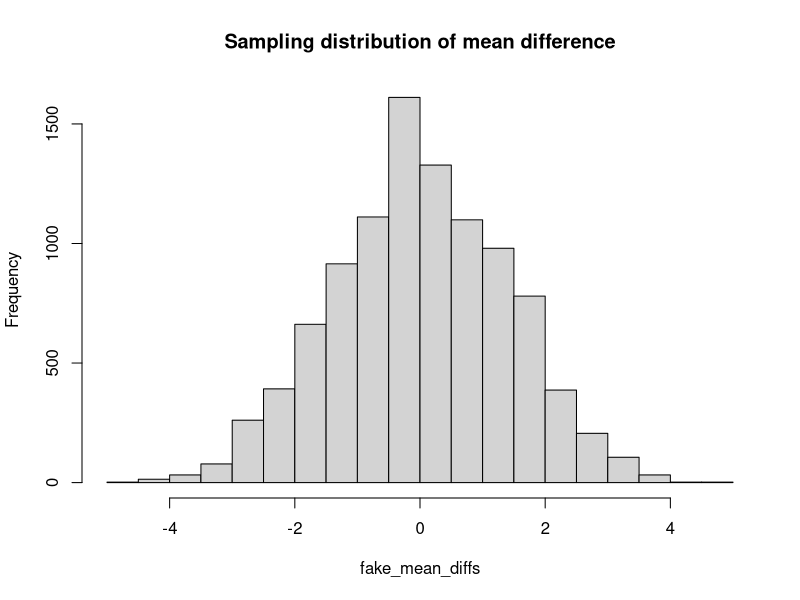

Here is the R script that generated this plot:
## ---- chunk 1
a <- 1
## ---- chunk 2
a
## ---- chunk 3
# This is a comment line.
# So is this.
# R ignores lines like these.  They contain stuff for humams to read.
## ---- chunk 4
# The number of mosquitoes attracted to each beer drinker, typed in from
# the slides in the video above, at about 3.39 in.
beer_attract <- c(27, 20, 21, 26, 27, 31, 24, 21, 20,
                  19, 23, 24, 28, 19, 24, 29, 18,
                  20, 17, 31, 20, 25, 28, 21, 27)
# Show the values
beer_attract
## ---- chunk 5
beer_attract
## ---- chunk 6
n_beer <- length(beer_attract)
n_beer
## ---- chunk 7
# The number of mosquitoes attracted to each water drinker, typed in from
# the slides in the video above, at about 3.39 in.
water_attract = c(21, 22, 15, 12, 21, 16,
                  19, 15, 22, 24, 19, 23,
                  13, 22, 20, 24, 18, 20)
# Show the values
water_attract
## ---- chunk 8
n_water <- length(water_attract)
n_water
## ---- chunk 9
# Mean number of mosquitoes per beer drinker
beer_mean = mean(beer_attract)
beer_mean
## ---- chunk 10
# Mean number of mosquitoes per water drinker
water_mean = mean(water_attract)
water_mean
## ---- chunk 11
observed_mean_diff = beer_mean - water_mean
observed_mean_diff
## ---- chunk 12
# We put all counts into one group by concatenating the two lists, with "c"
pooled = c(beer_attract, water_attract)
pooled
## ---- chunk 13
# We expect the pooled group to have 25 + 18 = 43 members
length(pooled)
## ---- chunk 14
# We shuffle the counts, so they are now a random mix of beer and water
shuffled = sample(pooled)
shuffled
## ---- chunk 15
# First remind ourselves of the values in "beer_attract"
beer_attract
## ---- chunk 16
# Return the first 5 values from "beer_attract"
head(beer_attract, 5)
## ---- chunk 17
# The first 25 values
fake_beer = head(shuffled, 25)
fake_beer
## ---- chunk 18
# The last 18 values
fake_water = tail(shuffled, 18)
fake_water
## ---- chunk 19
fake_mean_diff = mean(fake_beer) - mean(fake_water)
fake_mean_diff
## ---- chunk 20
shuffled = sample(pooled)
fake_beer = head(shuffled, 25)
fake_water = tail(shuffled, 18)
second_fake_mean_diff = mean(fake_beer) - mean(fake_water)
second_fake_mean_diff
## ---- chunk 21
# Make a sequence (vector) of 10000 zeros to store our fake differences
fake_mean_diffs = numeric(10000)
# Repeat 10000 times
for (i in 1:10000) {
  # Repeat the same operations as we did above
  # We repeat everything down to the } below.
  shuffled = sample(pooled)
  fake_beer = head(shuffled, 25)
  fake_water = tail(shuffled, 18)
  fake_mean_diff = mean(fake_beer) - mean(fake_water)
  # Store the fake difference in our list 
  fake_mean_diffs[i] = fake_mean_diff
  # The end of the repeated commands.
}
## ---- chunk 22
hist(fake_mean_diffs, main='Sampling distribution of mean difference')
## ---- chunk 23
# The first value
first_diff = fake_mean_diffs[1]
first_diff
## ---- chunk 24
first_diff <= 4.4
## ---- chunk 25
first_four_diffs = fake_mean_diffs[1:4]
first_four_diffs
## ---- chunk 26
first_four_diffs >= 4.4
## ---- chunk 27
TRUE + TRUE
## ---- chunk 28
TRUE + FALSE
## ---- chunk 29
sum(c(TRUE, FALSE, TRUE))
## ---- chunk 30
count = sum(fake_mean_diffs >= observed_mean_diff)
count
## ---- chunk 31
p = count / 10000
p
## ---- chunk 32
sd_of_samp_dist = sd(fake_mean_diffs)
sd_of_samp_dist
## ---- chunk 33
observed_mean_diff / sd_of_samp_dist
## ---- chunk 34
t.test(beer_attract, water_attract)
